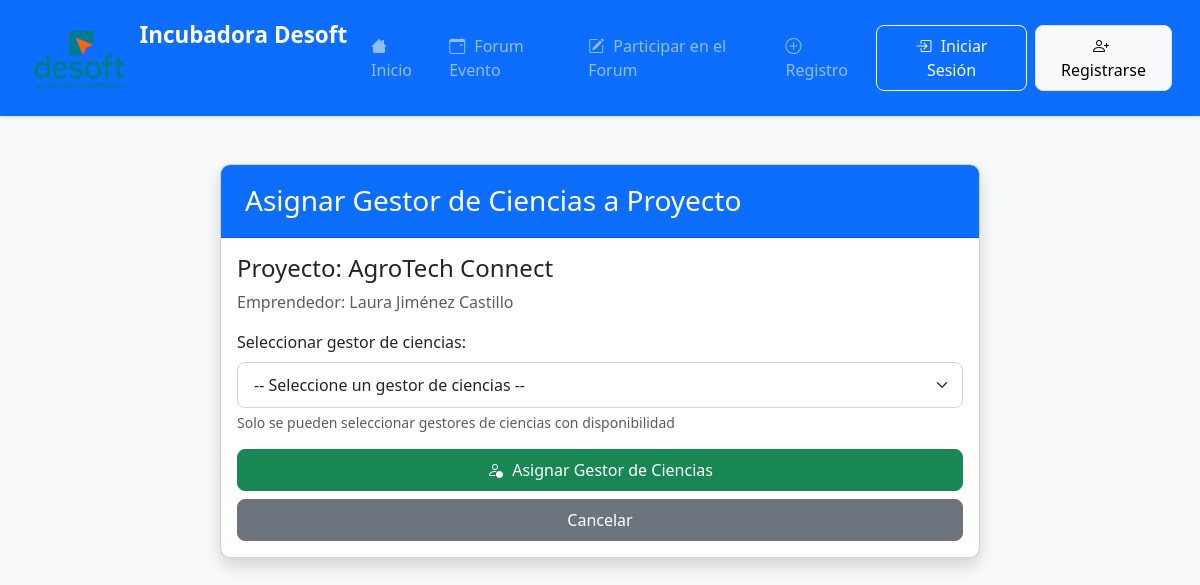
The app's page /proyecto/1/asignar-gestor/ with its own data.
### emprendedores/models.py (models this page shows, shortened)
class Proyecto(models.Model):
    ESTADOS = (
        ('pendiente', 'Pendiente'),
        ('revision', 'En revisión'),
        ('aceptado', 'Aceptado'),
        ('asignado', 'En proceso'),
        ('rechazado', 'Rechazado'),
        ('finalizado', 'Finalizado'),
    )
    SECTORES = (
        ('tecnologia', 'Tecnología'),
        ('salud', 'Salud'),
        ('educacion', 'Educación'),
        ('finanzas', 'Finanzas'),
        ('comercio', 'Comercio'),
        ('otros', 'Otros'),
    )
    usuario = models.ForeignKey(User, on_delete=models.CASCADE, related_name='proyectos', null=True, blank=True)
    nombre_proyecto = models.CharField(max_length=200)
    descripcion = models.TextField()
    nombre_completo = models.CharField(max_length=100)
    email = models.EmailField()
    telefono = models.CharField(max_length=15, blank=True, null=True)
    estado = models.CharField(max_length=20, choices=ESTADOS, default='pendiente')
    sector = models.CharField(max_length=20, choices=SECTORES, default='tecnologia')
    fecha_registro = models.DateTimeField(auto_now_add=True)
    archivo_proyecto = models.FileField(upload_to='proyectos/%Y/%m/%d/', blank=True, null=True)
    progreso = models.PositiveIntegerField(default=0)
    motivo_rechazo = models.TextField(blank=True, null=True)
    presupuesto_estimado = models.DecimalField(
        max_digits=12, decimal_places=2, blank=True, null=True,
        help_text="Presupuesto estimado del proyecto en pesos"
    )
    gestor = models.ForeignKey('GestorCiencias', on_delete=models.SET_NULL, null=True, blank=True,
                            related_name='proyectos_gestionados')
    class Meta:
        ordering = ['-fecha_registro']

### emprendedores/views.py (the view, shortened to what this page needs)
def asignar_gestor(request, proyecto_id):
    proyecto = get_object_or_404(Proyecto, id=proyecto_id)
    gestores_disponibles = GestorCiencias.objects.all()
    return render(request, 'emprendedores/asignar_gestor.html', {
        'proyecto': proyecto,
        'gestores': gestores_disponibles
    })

### emprendedores/templates/emprendedores/asignar_gestor.html (shortened to what this page needs)
{% extends "emprendedores/base.html" %}
{% block content %}
<div class="container mt-5">
    <div class="row justify-content-center">
        <div class="col-md-8">
            <div class="card shadow">
                <div class="card-header bg-primary text-white">
                    <h3 class="mb-0">Asignar Gestor de Ciencias a Proyecto</h3>
                </div>
                <div class="card-body">
                    <h4>Proyecto: {{ proyecto.nombre_proyecto }}</h4>
                    <p class="text-muted">Emprendedor: {{ proyecto.nombre_completo }}</p>
                    <form method="post">
                        <div class="mb-3">
                            <label class="form-label">Seleccionar gestor de ciencias:</label>
                            <select name="gestor_id" class="form-select" required>
                                <option value="">-- Seleccione un gestor de ciencias --</option>
                            </select>
                            <div class="form-text">Solo se pueden seleccionar gestores de ciencias con disponibilidad</div>
                        </div>
                        <button type="submit" class="btn btn-success w-100 py-2">
                            <i class="bi bi-person-check"></i> Asignar Gestor de Ciencias
                        </button>
                        <a href="{% url 'panel_admin' %}" class="btn btn-secondary w-100 mt-2">Cancelar</a>
                    </form>
                </div>
            </div>
        </div>
    </div>
</div>
{% endblock %}

### static/css/styles.css (style rules this page uses)
body { background-color: #f8f9fa; font-family: 'Segoe UI', Tahoma, Geneva, Verdana, sans-serif; color: #333; }
.container { max-width: 1400px; }
.card { border-radius: 10px; overflow: hidden; box-shadow: 0 4px 6px rgba(0, 0, 0, 0.1); transition: transform 0.3s ease; margin-bottom: 25px; }
.card-header { padding: 1.2rem 1.5rem; font-weight: 600; }
.btn { border-radius: 8px; padding: 0.5rem 1rem; font-weight: 500; transition: all 0.2s ease; }
.form-control, .form-select { border-radius: 8px; padding: 0.6rem 1rem; border: 1px solid #ced4da; transition: border-color 0.2s; }
.bi { margin-right: 5px; }
.btn .bi { margin-right: 5px; }

### records on screen
Proyecto: nombre_proyecto "AgroTech Connect", nombre_completo "Laura Jiménez Castillo"
